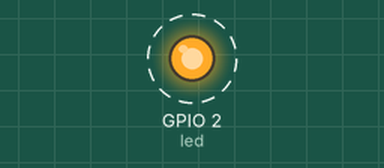
Simulated run of this program. Board: ESP8266 board running MicroPython. Shown: output pins drawn as LEDs (lit = HIGH, except the on-board LED, lit = LOW). Dashed ring = blinking. What the program prints to the serial console is not drawn.

Above: at 0.5 s.
Timing chart, 0 to 4.6 s (numbered marks = the images above):
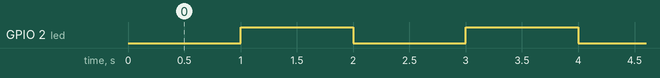

The program:

LED_Status_Change.py
```python
import utime
from machine import Pin

led = Pin(2, Pin.OUT)
led.value(1)
while True:
    v = led.value() # 讀取狀態
    print("狀態值", v)
    v = not v
    print("更改狀態", v)
    led.value(v)
    utime.sleep(1)
```

Measured:
- by itself, GPIO 2 (led): alternates HIGH for 1.0 s and LOW for 1.0 s
